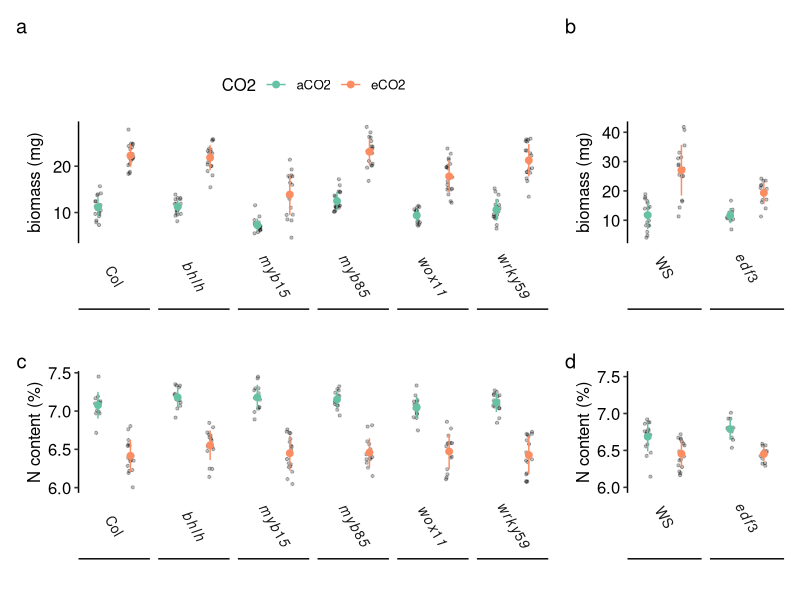

Write the R code that produced this figure.
## ---- chunk 1
knitr::opts_chunk$set(echo = TRUE)
library(tidyverse)
library(ggpubr)
library(patchwork)
## ---- chunk 2
# biomass
data <- read.csv("../Data/Candidates/OC_10_biomass.csv", sep = ';') %>%
  filter(!str_detect(Tube_vide, "Date")) %>%
  mutate(Dry_mass = (parse_number(Tube_masse_seche)-
                       parse_number(Tube_vide))*1000) %>%
  mutate(Fresh_mass = (parse_number(Tube_masse_fraiche)-
                         parse_number(Tube_vide))*1000) %>%
  rename(Tube=ID) %>%
  select(Tube, Dry_mass, Fresh_mass) %>% 
  inner_join(read.csv("../Data/Candidates/OC_10_annotation.tsv", sep = '\t'), by="Tube") %>%
  filter(Dry_mass >0) %>%
  mutate(CO2 = relevel(factor(ifelse(CO2 == "A", "aCO2", "eCO2")), ref = "aCO2"))%>%
  mutate(Genotype=tolower(Genotype))%>%
  mutate(Genotype = str_replace(Genotype, "col", "Col")) %>%
  mutate(Genotype = relevel(factor(Genotype), ref = "Col"))  %>%
  mutate(Genotype = relevel(factor(Genotype), ref = "Col"),
         Genotype_labs = ifelse(Genotype %in% c("Col", "WS"),
                                 paste0(Genotype), 
                                 paste0("italic(", paste0(Genotype), ")")),
         Signif = ifelse(Genotype == "myb15", "***", 
                         ifelse(Genotype == "wox11", "*", "")))  %>%
  na.omit()


data_EDF3 <- read.csv("../Data/Candidates/AM_09_biomass.csv", sep = ';',   na.strings = "") %>%
  na.omit() %>%
  mutate(Dry_mass = (parse_number(MasseSeche)-
                       parse_number(TubeVide))*1000) %>%
  select(Tube, Dry_mass) %>% 
  inner_join(read.csv("../Data/Candidates/AM_09_annotation.tsv", sep = '\t'), by="Tube") %>%
  filter(Dry_mass >0) %>%
  mutate(CO2 = relevel(factor(ifelse(CO2 == "A", "aCO2", "eCO2")), ref = "aCO2")) %>% 
  filter(Genotype %in% c("WS", "EDF3")) %>%
  mutate(Genotype = relevel(factor(Genotype), ref = "WS")) %>%
  mutate(Genotype=tolower(Genotype))%>%
  mutate(Genotype = str_replace(Genotype, "ws", " WS")) %>%
  mutate(Genotype = relevel(factor(Genotype), ref = " WS"),
         Genotype_labs = ifelse(Genotype %in% c("COL8", " WS"),
                                paste0(Genotype), 
                                paste0("italic(", Genotype, ")")),
         Signif = ifelse(Genotype == "edf3", "*", "")) 

####### N content
dataN <- read.csv("../Data/Candidates/OC_11_NC.csv", sep = ';') %>%
  rename(Tube = Echantillon, N = X..N, C=X..C) %>% 
  inner_join(read.csv("../Data/Candidates/OC_11_annotation.tsv", sep = '\t'), by="Tube") %>%
  mutate(CO2 = relevel(factor(ifelse(CO2 == "A", "aCO2", "eCO2")), ref = "aCO2"))%>%
  mutate(Genotype=tolower(Genotype))%>%
  mutate(Genotype = str_replace(Genotype, "col", "Col")) %>%
  mutate(Genotype = relevel(factor(Genotype), ref = "Col"),
         Genotype_labs = ifelse(Genotype %in% c("Col", "WS"),
                                paste0(Genotype), 
                                paste0("italic(", Genotype, ")"))) 

data_EDF3_N <- read.csv("../Data/Candidates/AM_09_NC.csv", sep = '\t') %>%
  rename(Tube = Echantillon, N = X..N, C=X..C) %>% 
  inner_join(read.csv("../Data/Candidates/AM_09_annotation.tsv", sep = '\t'), by="Tube") %>%
  mutate(CO2 = relevel(factor(ifelse(CO2 == "A", "aCO2", "eCO2")), ref = "aCO2")) %>% 
  filter(Genotype %in% c("WS", "EDF3")) %>%
  mutate(Genotype = relevel(factor(Genotype), ref = "WS")) %>%
  mutate(Genotype=tolower(Genotype))%>%
  mutate(Genotype = str_replace(Genotype, "ws", " WS")) %>%
  mutate(Genotype = relevel(factor(Genotype), ref = " WS"),
         Genotype_labs = ifelse(Genotype %in% c("COL8", " WS"),
                                paste0(Genotype), 
                                paste0("italic(", Genotype, ")"))) 

## ---- chunk 3
summary(lm(data = data, Dry_mass ~ CO2*Genotype))
## ---- chunk 4
summary(lm(data = data_EDF3, Dry_mass ~ CO2*Genotype))
## ---- chunk 5
summary(lm(data = dataN, N ~ CO2*Genotype))
## ---- chunk 6
summary(lm(data = data_EDF3_N, N ~ CO2*Genotype))
## ---- chunk 7
biomass_myb <- data %>% 
  ggplot( aes(x = CO2, y = Dry_mass)) + 
  geom_jitter(width = 0.1, alpha = 0.25, size = 0.8)+
  stat_summary(aes(col = CO2), fun=mean, geom="point",  size=2) +
  stat_summary(aes(col = CO2), fun.data = mean_sd,  
               geom = "errorbar", width = 0)+
  facet_wrap(vars(Genotype_labs),  
             ncol = 6, labeller = labeller(Genotype_labs = label_parsed), 
             strip.position = "bottom")+
  ylab("biomass (mg)")+
  theme_pubr(legend = 'top')+ xlab("")+
  theme(strip.background = element_blank(),
        axis.ticks.x = element_blank(),
        axis.text.x = element_blank(),
        strip.text = element_text(size = 10, angle = -60)) +
  scale_color_brewer(palette = "Set2")


N_myb <- dataN %>% 
  ggplot( aes(x = CO2, y = N)) + 
  geom_jitter(width = 0.1, alpha = 0.25, size = 0.8)+
  stat_summary(aes(col = CO2), fun=mean, geom="point",  size=2) +
  stat_summary(aes(col = CO2), fun.data = mean_sd,  
               geom = "errorbar", width = 0)+
  facet_wrap(vars(Genotype_labs),  ncol = 6, labeller = label_parsed, 
             strip.position = "bottom")+
  ylab("N content (%)")+
  theme_pubr(legend = 'none')+ xlab("")+
  theme(strip.background = element_blank(), 
        axis.text.x = element_blank(),
        axis.ticks.x = element_blank(),
        strip.text = element_text(size = 10, angle = -60)) +
  scale_color_brewer(palette = "Set2",labels = expression(aCO[2], eCO[2]), 
                     name = expression(CO[2]))


# standard boxplots
biomass_edf3 <- data_EDF3 %>% 
  ggplot( aes(x = CO2, y = Dry_mass)) + 
  geom_jitter(width = 0.1, alpha = 0.25, size = 0.8)+
  stat_summary(aes(col = CO2), fun=mean, geom="point", size=2) +
  stat_summary(aes(col = CO2), fun.data = mean_sd,  
               geom = "errorbar", width = 0)+
  facet_wrap(vars(Genotype_labs),  
             ncol = 6, labeller = labeller(Genotype_labs = label_parsed), 
             strip.position = "bottom")+
  ggtitle("") + 
  ylab("biomass (mg)")+
  theme_pubr(legend = 'none')+ xlab("")+
  theme(strip.background = element_blank(),
        axis.text.x = element_blank(),
        axis.ticks.x = element_blank(),
        strip.text = element_text(size = 10, angle = -60)) +
  scale_color_brewer(palette = "Set2")

N_edf3 <- data_EDF3_N %>% 
  ggplot( aes(x = CO2, y = N)) + 
  geom_jitter(width = 0.1, alpha = 0.25, size = 0.8)+
  stat_summary(aes(col = CO2), fun=mean, geom="point",  size=2) +
  stat_summary(aes(col = CO2), fun.data = mean_sd,  
               geom = "errorbar", width = 0)+
  facet_wrap(vars(Genotype_labs),  ncol = 6, labeller = label_parsed, 
             strip.position = "bottom")+
  ylab("N content (%)")+
  theme_pubr(legend = 'none')+ xlab("")+
  theme(strip.background = element_blank(), 
        axis.text.x = element_blank(),
        axis.ticks.x = element_blank(),
        strip.text = element_text(size = 10, angle = -60)) +
  scale_color_brewer(palette = "Set2") + ylim(c(6,7.5))


plot <- biomass_myb  + biomass_edf3 + N_myb  + N_edf3 + 
  patchwork::plot_layout(widths = c(3,1)) + 
  plot_annotation(tag_levels = 'a'); plot
